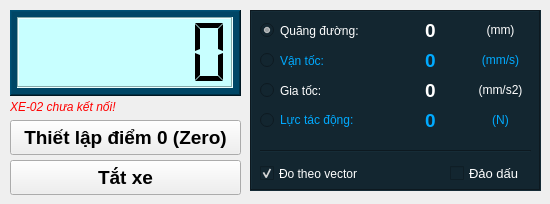
      <widget class="QWidget" name="tab_3">
       <attribute name="title">
        <string>          XE - 02          </string>
       </attribute>
       <widget class="QFrame" name="frame_7">
        <property name="geometry">
         <rect>
          <x>10</x>
          <y>10</y>
          <width>231</width>
          <height>86</height>
         </rect>
        </property>
        <property name="styleSheet">
         <string notr="true">background-color: rgb(0, 70, 102);</string>
        </property>
        <property name="frameShape">
         <enum>QFrame::WinPanel</enum>
        </property>
        <property name="frameShadow">
         <enum>QFrame::Raised</enum>
        </property>
        <widget class="QLCDNumber" name="lcdNumber_Value_2">
         <property name="geometry">
          <rect>
           <x>7</x>
           <y>7</y>
           <width>216</width>
           <height>71</height>
          </rect>
         </property>
         <property name="styleSheet">
          <string notr="true">background-color: rgb(200, 255, 255);
color: rgb(0, 0, 0);</string>
         </property>
         <property name="frameShape">
          <enum>QFrame::Box</enum>
         </property>
         <property name="frameShadow">
          <enum>QFrame::Sunken</enum>
         </property>
         <property name="lineWidth">
          <number>1</number>
         </property>
         <property name="smallDecimalPoint">
          <bool>false</bool>
         </property>
         <property name="digitCount">
          <number>6</number>
         </property>
         <property name="segmentStyle">
          <enum>QLCDNumber::Flat</enum>
         </property>
         <property name="value" stdset="0">
          <double>0.000000000000000</double>
         </property>
         <property name="intValue" stdset="0">
          <number>0</number>
         </property>
        </widget>
       </widget>
       <widget class="QFrame" name="frame_8">
        <property name="geometry">
         <rect>
          <x>250</x>
          <y>10</y>
          <width>291</width>
          <height>181</height>
         </rect>
        </property>
        <property name="styleSheet">
         <string notr="true">background-color: #132630;</string>
        </property>
        <property name="frameShape">
         <enum>QFrame::Box</enum>
        </property>
        <property name="frameShadow">
         <enum>QFrame::Sunken</enum>
        </property>
        <widget class="QLabel" name="label_Display_Car_S2">
         <property name="geometry">
          <rect>
           <x>140</x>
           <y>10</y>
           <width>81</width>
           <height>20</height>
          </rect>
         </property>
         <property name="font">
          <font>
           <pointsize>14</pointsize>
           <weight>75</weight>
           <bold>true</bold>
          </font>
         </property>
         <property name="styleSheet">
          <string notr="true">color: rgb(255, 255, 255);</string>
         </property>
         <property name="text">
          <string>0</string>
         </property>
         <property name="alignment">
          <set>Qt::AlignCenter</set>
         </property>
        </widget>
        <widget class="QLabel" name="label_Display_Car_F2">
         <property name="geometry">
          <rect>
           <x>140</x>
           <y>100</y>
           <width>81</width>
           <height>20</height>
          </rect>
         </property>
         <property name="font">
          <font>
           <pointsize>14</pointsize>
           <weight>75</weight>
           <bold>true</bold>
          </font>
         </property>
         <property name="styleSheet">
          <string notr="true">color: rgb(0, 170, 255);</string>
         </property>
         <property name="text">
          <string>0</string>
         </property>
         <property name="alignment">
          <set>Qt::AlignCenter</set>
         </property>
        </widget>
        <widget class="QLabel" name="label_Display_Car_V2">
         <property name="geometry">
          <rect>
           <x>140</x>
           <y>40</y>
           <width>81</width>
           <height>20</height>
          </rect>
         </property>
         <property name="font">
          <font>
           <pointsize>14</pointsize>
           <weight>75</weight>
           <bold>true</bold>
          </font>
         </property>
         <property name="styleSheet">
          <string notr="true">color: rgb(0, 170, 255);</string>
         </property>
         <property name="text">
          <string>0</string>
         </property>
         <property name="alignment">
          <set>Qt::AlignCenter</set>
         </property>
        </widget>
        <widget class="QLabel" name="label_Display_Car_A2">
         <property name="geometry">
          <rect>
           <x>140</x>
           <y>70</y>
           <width>81</width>
           <height>20</height>
          </rect>
         </property>
         <property name="font">
          <font>
           <pointsize>14</pointsize>
           <weight>75</weight>
           <bold>true</bold>
          </font>
         </property>
         <property name="styleSheet">
          <string notr="true">color: rgb(255, 255, 255);</string>
         </property>
         <property name="text">
          <string>0</string>
         </property>
         <property name="alignment">
          <set>Qt::AlignCenter</set>
         </property>
        </widget>
        <widget class="QLabel" name="label_Display_Car_Unit_A2">
         <property name="geometry">
          <rect>
           <x>220</x>
           <y>70</y>
           <width>61</width>
           <height>20</height>
          </rect>
         </property>
         <property name="font">
          <font>
           <weight>50</weight>
           <bold>false</bold>
          </font>
         </property>
         <property name="styleSheet">
          <string notr="true">color: rgb(255, 255, 255);</string>
         </property>
         <property name="text">
          <string>(mm/s2)</string>
         </property>
         <property name="alignment">
          <set>Qt::AlignCenter</set>
         </property>
        </widget>
        <widget class="QLabel" name="label_Display_Car_Unit_F2">
         <property name="geometry">
          <rect>
           <x>220</x>
           <y>100</y>
           <width>61</width>
           <height>20</height>
          </rect>
         </property>
         <property name="font">
          <font>
           <weight>50</weight>
           <bold>false</bold>
          </font>
         </property>
         <property name="styleSheet">
          <string notr="true">color: rgb(0, 170, 255);</string>
         </property>
         <property name="text">
          <string>(N)</string>
         </property>
         <property name="alignment">
          <set>Qt::AlignCenter</set>
         </property>
        </widget>
        <widget class="QLabel" name="label_Display_Car_Unit_V2">
         <property name="geometry">
          <rect>
           <x>220</x>
           <y>40</y>
           <width>61</width>
           <height>20</height>
          </rect>
         </property>
         <property name="font">
          <font>
           <weight>50</weight>
           <bold>false</bold>
          </font>
         </property>
         <property name="styleSheet">
          <string notr="true">color: rgb(0, 170, 255);</string>
         </property>
         <property name="text">
          <string>(mm/s)</string>
         </property>
         <property name="alignment">
          <set>Qt::AlignCenter</set>
         </property>
        </widget>
        <widget class="QLabel" name="label_Display_Car_Unit_S2">
         <property name="geometry">
          <rect>
           <x>220</x>
           <y>10</y>
           <width>61</width>
           <height>20</height>
          </rect>
         </property>
         <property name="font">
          <font>
           <weight>50</weight>
           <bold>false</bold>
          </font>
         </property>
         <property name="styleSheet">
          <string notr="true">color: rgb(255, 255, 255);</string>
         </property>
         <property name="text">
          <string>(mm)</string>
         </property>
         <property name="alignment">
          <set>Qt::AlignCenter</set>
         </property>
        </widget>
        <widget class="QRadioButton" name="radioButton_Display_Car_S2">
         <property name="geometry">
          <rect>
           <x>10</x>
           <y>10</y>
           <width>131</width>
           <height>21</height>
          </rect>
         </property>
         <property name="styleSheet">
          <string notr="true">color: rgb(255, 255, 255);</string>
         </property>
         <property name="text">
          <string>Quãng đường:</string>
         </property>
         <property name="checked">
          <bool>true</bool>
         </property>
        </widget>
        <widget class="QRadioButton" name="radioButton_Display_Car_V2">
         <property name="geometry">
          <rect>
           <x>10</x>
           <y>40</y>
           <width>119</width>
           <height>21</height>
          </rect>
         </property>
         <property name="styleSheet">
          <string notr="true">color: rgb(0, 170, 255);</string>
         </property>
         <property name="text">
          <string>Vận tốc:</string>
         </property>
        </widget>
        <widget class="QRadioButton" name="radioButton_Display_Car_A2">
         <property name="geometry">
          <rect>
           <x>10</x>
           <y>70</y>
           <width>121</width>
           <height>21</height>
          </rect>
         </property>
         <property name="styleSheet">
          <string notr="true">color: rgb(255, 255, 255);</string>
         </property>
         <property name="text">
          <string>Gia tốc:</string>
         </property>
        </widget>
        <widget class="QRadioButton" name="radioButton_Display_Car_F2">
         <property name="geometry">
          <rect>
           <x>10</x>
           <y>100</y>
           <width>121</width>
           <height>20</height>
          </rect>
         </property>
         <property name="styleSheet">
          <string notr="true">color: rgb(0, 170, 255);</string>
         </property>
         <property name="text">
          <string>Lực tác động:</string>
         </property>
        </widget>
        <widget class="QCheckBox" name="checkBox_Display_Car_Vector2">
         <property name="geometry">
          <rect>
           <x>10</x>
           <y>150</y>
           <width>131</width>
           <height>27</height>
          </rect>
         </property>
         <property name="styleSheet">
          <string notr="true">color: rgb(255, 255, 255);</string>
         </property>
         <property name="text">
          <string>Đo theo vector</string>
         </property>
         <property name="checked">
          <bool>true</bool>
         </property>
        </widget>
        <widget class="Line" name="line_19">
         <property name="geometry">
          <rect>
           <x>10</x>
           <y>140</y>
           <width>271</width>
           <height>3</height>
          </rect>
         </property>
         <property name="orientation">
          <enum>Qt::Horizontal</enum>
         </property>
        </widget>
        <widget class="QCheckBox" name="checkBox_Display_Car_reSign2">
         <property name="geometry">
          <rect>
           <x>200</x>
           <y>150</y>
           <width>81</width>
           <height>27</height>
          </rect>
         </property>
         <property name="font">
          <font>
           <pointsize>10</pointsize>
          </font>
         </property>
         <property name="styleSheet">
          <string notr="true">color: rgb(255, 255, 255);</string>
         </property>
         <property name="text">
          <string>Đảo dấu</string>
         </property>
         <property name="checked">
          <bool>false</bool>
         </property>
        </widget>
       </widget>
       <widget class="QPushButton" name="pushButton_SetZero_Car2">
        <property name="geometry">
         <rect>
          <x>10</x>
          <y>120</y>
          <width>231</width>
          <height>35</height>
         </rect>
        </property>
        <property name="font">
         <font>
          <pointsize>14</pointsize>
          <weight>75</weight>
          <bold>true</bold>
         </font>
        </property>
        <property name="text">
         <string>Thiết lập điểm 0 (Zero)</string>
        </property>
       </widget>
       <widget class="QPushButton" name="pushButton_Shutdown_Car2">
        <property name="geometry">
         <rect>
          <x>10</x>
          <y>160</y>
          <width>231</width>
          <height>35</height>
         </rect>
        </property>
        <property name="font">
         <font>
          <pointsize>14</pointsize>
          <weight>75</weight>
          <bold>true</bold>
         </font>
        </property>
        <property name="text">
         <string>Tắt xe</string>
        </property>
       </widget>
       <widget class="QLabel" name="label_CAR02_Connect">
        <property name="geometry">
         <rect>
          <x>10</x>
          <y>96</y>
          <width>231</width>
          <height>22</height>
         </rect>
        </property>
        <property name="font">
         <font>
          <weight>50</weight>
          <italic>true</italic>
          <bold>false</bold>
         </font>
        </property>
        <property name="styleSheet">
         <string notr="true">color: rgb(255, 0, 0);</string>
        </property>
        <property name="text">
         <string>XE-02 chưa kết nối!</string>
        </property>
       </widget>
      </widget>
